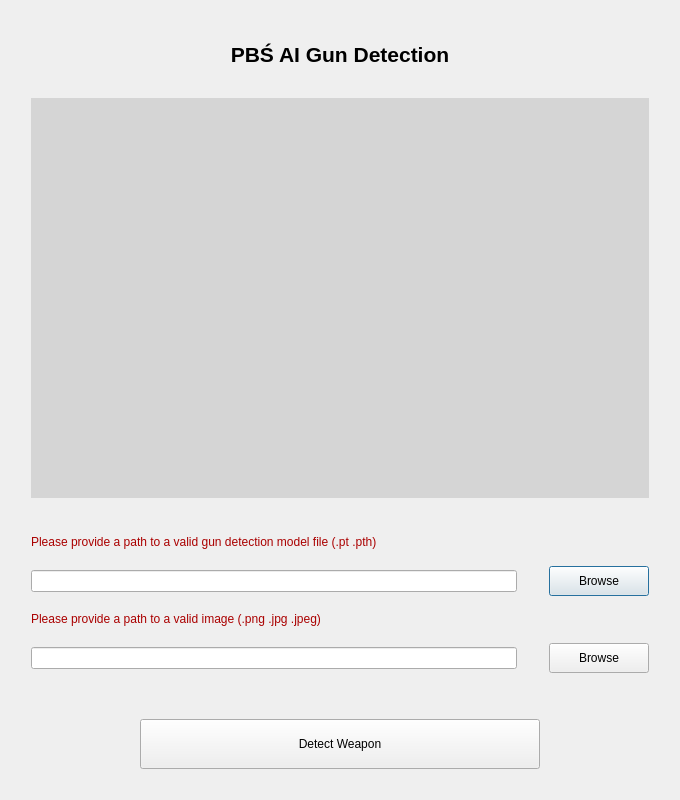
<?xml version="1.0" encoding="UTF-8"?>
<ui version="4.0">
 <class>Dialog</class>
 <widget class="QDialog" name="Dialog">
  <property name="geometry">
   <rect>
    <x>0</x>
    <y>0</y>
    <width>680</width>
    <height>800</height>
   </rect>
  </property>
  <property name="maximumSize">
   <size>
    <width>680</width>
    <height>800</height>
   </size>
  </property>
  <property name="windowTitle">
   <string>Dialog</string>
  </property>
  <layout class="QGridLayout" name="gridLayout_2">
   <item row="1" column="0">
    <layout class="QGridLayout" name="gridLayout">
     <item row="6" column="3">
      <widget class="QPushButton" name="modelBrowseButton">
       <property name="minimumSize">
        <size>
         <width>100</width>
         <height>30</height>
        </size>
       </property>
       <property name="text">
        <string>Browse</string>
       </property>
      </widget>
     </item>
     <item row="11" column="1" colspan="3">
      <spacer name="verticalSpacer_5">
       <property name="orientation">
        <enum>Qt::Vertical</enum>
       </property>
       <property name="sizeType">
        <enum>QSizePolicy::Fixed</enum>
       </property>
       <property name="sizeHint" stdset="0">
        <size>
         <width>20</width>
         <height>20</height>
        </size>
       </property>
      </spacer>
     </item>
     <item row="6" column="2">
      <spacer name="horizontalSpacer_4">
       <property name="orientation">
        <enum>Qt::Horizontal</enum>
       </property>
       <property name="sizeType">
        <enum>QSizePolicy::Fixed</enum>
       </property>
       <property name="sizeHint" stdset="0">
        <size>
         <width>20</width>
         <height>20</height>
        </size>
       </property>
      </spacer>
     </item>
     <item row="6" column="1">
      <widget class="QLineEdit" name="modelPathLine">
       <property name="readOnly">
        <bool>true</bool>
       </property>
      </widget>
     </item>
     <item row="3" column="1" colspan="3">
      <widget class="QLabel" name="mainImage">
       <property name="minimumSize">
        <size>
         <width>600</width>
         <height>400</height>
        </size>
       </property>
       <property name="autoFillBackground">
        <bool>false</bool>
       </property>
       <property name="styleSheet">
        <string notr="true">background-color: rgb(213, 213, 213);</string>
       </property>
       <property name="frameShape">
        <enum>QFrame::NoFrame</enum>
       </property>
       <property name="text">
        <string/>
       </property>
      </widget>
     </item>
     <item row="9" column="1" colspan="3">
      <spacer name="verticalSpacer_3">
       <property name="orientation">
        <enum>Qt::Vertical</enum>
       </property>
       <property name="sizeType">
        <enum>QSizePolicy::Fixed</enum>
       </property>
       <property name="sizeHint" stdset="0">
        <size>
         <width>20</width>
         <height>40</height>
        </size>
       </property>
      </spacer>
     </item>
     <item row="10" column="1" colspan="3" alignment="Qt::AlignHCenter">
      <widget class="QPushButton" name="detectButton">
       <property name="minimumSize">
        <size>
         <width>400</width>
         <height>50</height>
        </size>
       </property>
       <property name="maximumSize">
        <size>
         <width>400</width>
         <height>50</height>
        </size>
       </property>
       <property name="layoutDirection">
        <enum>Qt::LeftToRight</enum>
       </property>
       <property name="text">
        <string>Detect Weapon</string>
       </property>
      </widget>
     </item>
     <item row="2" column="1" colspan="3">
      <spacer name="verticalSpacer">
       <property name="orientation">
        <enum>Qt::Vertical</enum>
       </property>
       <property name="sizeType">
        <enum>QSizePolicy::Fixed</enum>
       </property>
       <property name="sizeHint" stdset="0">
        <size>
         <width>20</width>
         <height>20</height>
        </size>
       </property>
      </spacer>
     </item>
     <item row="8" column="3" alignment="Qt::AlignVCenter">
      <widget class="QPushButton" name="imageBrowseButton">
       <property name="minimumSize">
        <size>
         <width>100</width>
         <height>30</height>
        </size>
       </property>
       <property name="text">
        <string>Browse</string>
       </property>
      </widget>
     </item>
     <item row="4" column="1" colspan="3">
      <spacer name="verticalSpacer_2">
       <property name="orientation">
        <enum>Qt::Vertical</enum>
       </property>
       <property name="sizeType">
        <enum>QSizePolicy::Fixed</enum>
       </property>
       <property name="sizeHint" stdset="0">
        <size>
         <width>20</width>
         <height>20</height>
        </size>
       </property>
      </spacer>
     </item>
     <item row="7" column="1">
      <widget class="QLabel" name="provideImageLabel">
       <property name="text">
        <string>&lt;html&gt;&lt;head/&gt;&lt;body&gt;&lt;p&gt;&lt;span style=&quot; color:#aa0000;&quot;&gt;Please provide a path to a valid image (.png .jpg .jpeg)&lt;/span&gt;&lt;/p&gt;&lt;/body&gt;&lt;/html&gt;</string>
       </property>
      </widget>
     </item>
     <item row="8" column="1">
      <widget class="QLineEdit" name="imagePathLine">
       <property name="enabled">
        <bool>true</bool>
       </property>
       <property name="readOnly">
        <bool>true</bool>
       </property>
      </widget>
     </item>
     <item row="5" column="1">
      <widget class="QLabel" name="provideModelLabel">
       <property name="text">
        <string>&lt;html&gt;&lt;head/&gt;&lt;body&gt;&lt;p&gt;&lt;span style=&quot; color:#aa0000;&quot;&gt;Please provide a path to a valid gun detection model file (.pt .pth)&lt;/span&gt;&lt;/p&gt;&lt;/body&gt;&lt;/html&gt;</string>
       </property>
      </widget>
     </item>
     <item row="0" column="1" colspan="3">
      <spacer name="verticalSpacer_4">
       <property name="orientation">
        <enum>Qt::Vertical</enum>
       </property>
       <property name="sizeType">
        <enum>QSizePolicy::Fixed</enum>
       </property>
       <property name="sizeHint" stdset="0">
        <size>
         <width>20</width>
         <height>20</height>
        </size>
       </property>
      </spacer>
     </item>
     <item row="8" column="2">
      <spacer name="horizontalSpacer">
       <property name="orientation">
        <enum>Qt::Horizontal</enum>
       </property>
       <property name="sizeType">
        <enum>QSizePolicy::Fixed</enum>
       </property>
       <property name="sizeHint" stdset="0">
        <size>
         <width>20</width>
         <height>20</height>
        </size>
       </property>
      </spacer>
     </item>
     <item row="0" column="0" rowspan="12">
      <spacer name="horizontalSpacer_3">
       <property name="orientation">
        <enum>Qt::Horizontal</enum>
       </property>
       <property name="sizeType">
        <enum>QSizePolicy::Fixed</enum>
       </property>
       <property name="sizeHint" stdset="0">
        <size>
         <width>20</width>
         <height>20</height>
        </size>
       </property>
      </spacer>
     </item>
     <item row="1" column="1" colspan="3">
      <widget class="QLabel" name="label">
       <property name="maximumSize">
        <size>
         <width>16777215</width>
         <height>40</height>
        </size>
       </property>
       <property name="text">
        <string>&lt;html&gt;&lt;head/&gt;&lt;body&gt;&lt;p align=&quot;center&quot;&gt;&lt;span style=&quot; font-size:16pt; font-weight:700;&quot;&gt;PBŚ AI Gun Detection&lt;/span&gt;&lt;/p&gt;&lt;/body&gt;&lt;/html&gt;</string>
       </property>
      </widget>
     </item>
     <item row="0" column="4" rowspan="12">
      <spacer name="horizontalSpacer_2">
       <property name="orientation">
        <enum>Qt::Horizontal</enum>
       </property>
       <property name="sizeType">
        <enum>QSizePolicy::Fixed</enum>
       </property>
       <property name="sizeHint" stdset="0">
        <size>
         <width>20</width>
         <height>20</height>
        </size>
       </property>
      </spacer>
     </item>
    </layout>
   </item>
  </layout>
 </widget>
 <resources/>
 <connections/>
</ui>
